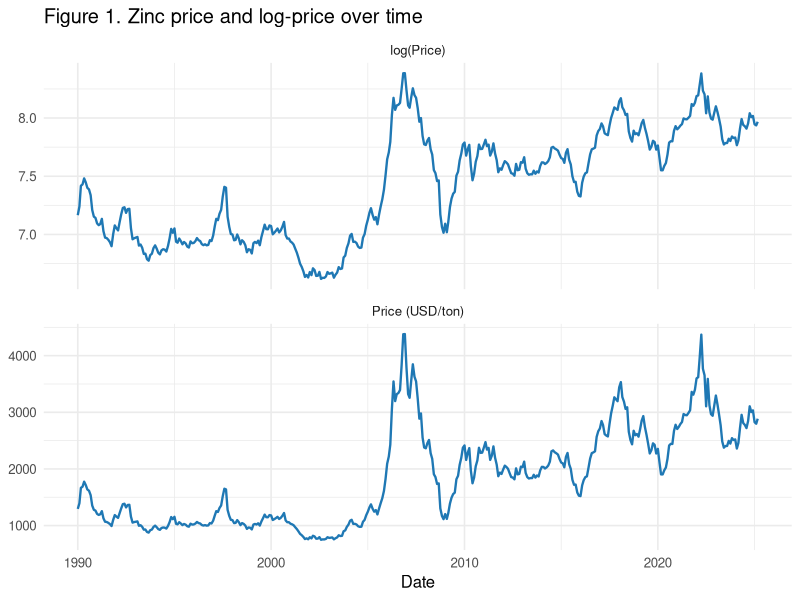
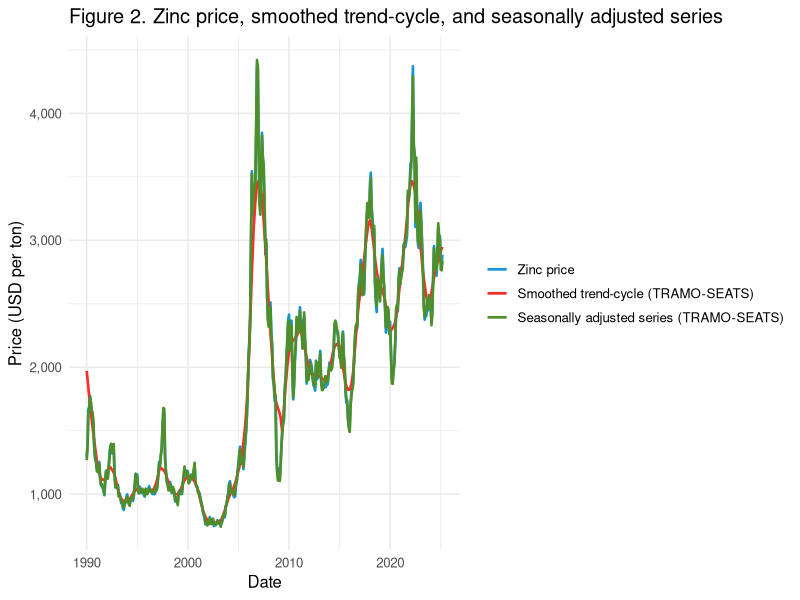
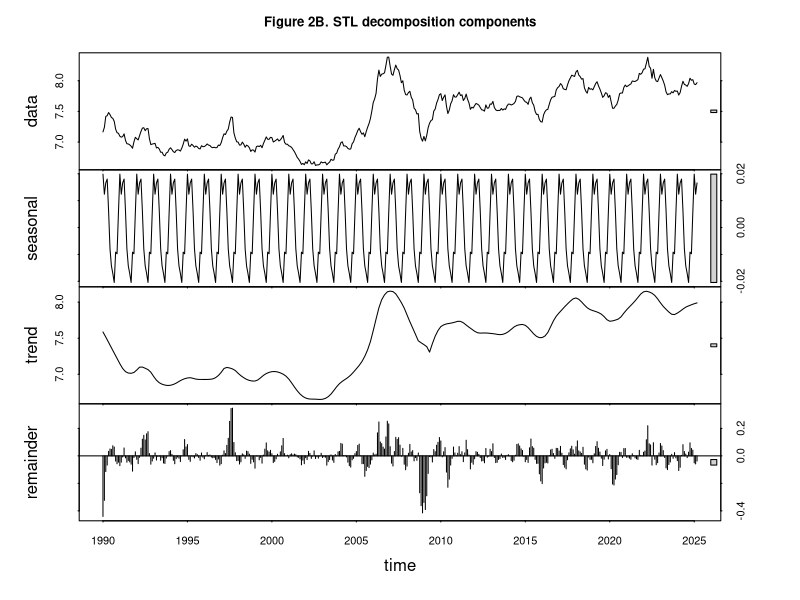

Write the R code that produced these figures, in order. (Note: this script raises an error after producing the figures.)
## ---- chunk 1
knitr::opts_chunk$set(
  echo = TRUE,
  warning = FALSE,
  message = FALSE,
  fig.width = 10,
  fig.height = 5,
  dpi = 120
)

required_packages <- c(
  "readr", "dplyr", "tidyr", "ggplot2", "forecast",
  "tseries", "urca", "knitr", "purrr", "tibble", "scales",
  "MASS", "lmtest"
)

missing_packages <- setdiff(required_packages, rownames(installed.packages()))
if (length(missing_packages) > 0) {
  stop(
    paste0(
      "Install missing packages before knitting: ",
      paste(missing_packages, collapse = ", ")
    )
  )
}

invisible(lapply(required_packages, library, character.only = TRUE))
invisible(Sys.setlocale("LC_TIME", "C"))

calc_metrics <- function(actual, predicted) {
  eps <- 1e-8
  tibble::tibble(
    MAE = mean(abs(actual - predicted), na.rm = TRUE),
    MSE = mean((actual - predicted)^2, na.rm = TRUE),
    RMSE = sqrt(mean((actual - predicted)^2, na.rm = TRUE)),
    MAPE = mean(abs(actual - predicted) / pmax(abs(actual), eps), na.rm = TRUE) * 100,
    AMAPE = mean(
      abs(actual - predicted) / pmax((abs(actual) + abs(predicted)) / 2, eps),
      na.rm = TRUE
    ) * 100
  )
}

run_bg_tests <- function(y, lags_adf = 0, max_bg_lag = 6) {
  y <- as.numeric(stats::na.omit(y))
  n <- length(y)

  if (n < (max_bg_lag + lags_adf + 6)) {
    stop("Series is too short for Breusch-Godfrey diagnostics.")
  }

  y_lag1 <- y[-n]
  y_diff <- diff(y)
  idx <- (lags_adf + 1):(n - 1)

  df_data <- data.frame(
    dy = y_diff[idx],
    y_1 = y_lag1[idx]
  )

  if (lags_adf >= 1) {
    for (j in seq_len(lags_adf)) {
      df_data[[paste0("dylag", j)]] <- y_diff[(lags_adf + 1 - j):(n - 1 - j)]
    }
  }

  model <- stats::lm(dy ~ ., data = df_data)

  purrr::map_dfr(seq_len(max_bg_lag), function(lag_val) {
    bg <- lmtest::bgtest(model, order = lag_val)
    tibble::tibble(
      lag = lag_val,
      statistic = as.numeric(bg$statistic),
      p_value = as.numeric(bg$p.value)
    )
  })
}

fmt_num <- function(x, digits = 3) {
  ifelse(is.na(x), "", format(round(x, digits), nsmall = digits, trim = TRUE))
}

fmt_p <- function(x) {
  ifelse(is.na(x), "", format(signif(x, 3), scientific = TRUE, trim = TRUE))
}

extract_first_column <- function(x) {
  if (is.matrix(x) || is.data.frame(x)) {
    return(as.numeric(x[, 1]))
  }
  as.numeric(x)
}
## ---- chunk 2
raw_data <- readr::read_csv("zinc_prices.csv", show_col_types = FALSE)

zinc_df <- raw_data %>%
  dplyr::transmute(
    date = as.Date(paste0("01-", Date), format = "%d-%b-%y"),
    price = as.numeric(gsub(",", ".", gsub("\\s+", "", Price)))
  ) %>%
  dplyr::arrange(date) %>%
  dplyr::mutate(log_price = log(price))

if (anyNA(zinc_df$date) || anyNA(zinc_df$price)) {
  stop("Date or price parsing generated missing values.")
}
if (any(zinc_df$price <= 0)) {
  stop("Non-positive prices detected. Log transformation is invalid.")
}
if (dplyr::n_distinct(zinc_df$date) != nrow(zinc_df)) {
  stop("Duplicate monthly timestamps detected.")
}

start_year <- as.integer(format(min(zinc_df$date), "%Y"))
start_month <- as.integer(format(min(zinc_df$date), "%m"))

price_ts <- ts(zinc_df$price, start = c(start_year, start_month), frequency = 12)
log_price_ts <- ts(zinc_df$log_price, start = c(start_year, start_month), frequency = 12)
diff_log_price_ts <- diff(log_price_ts)
## ---- chunk 3
qa_table <- tibble::tibble(
  metric = c(
    "Observations",
    "Start date",
    "End date",
    "Missing dates",
    "Missing prices",
    "Duplicate dates"
  ),
  value = c(
    nrow(zinc_df),
    as.character(min(zinc_df$date)),
    as.character(max(zinc_df$date)),
    sum(is.na(zinc_df$date)),
    sum(is.na(zinc_df$price)),
    nrow(zinc_df) - dplyr::n_distinct(zinc_df$date)
  )
)

knitr::kable(qa_table, caption = "Table QA. Input data quality checks")
## ---- chunk 4
plot_df <- zinc_df %>%
  dplyr::select(date, price, log_price) %>%
  tidyr::pivot_longer(cols = c(price, log_price), names_to = "series", values_to = "value") %>%
  dplyr::mutate(
    series = dplyr::recode(
      series,
      price = "Price (USD/ton)",
      log_price = "log(Price)"
    )
  )

ggplot2::ggplot(plot_df, ggplot2::aes(x = date, y = value)) +
  ggplot2::geom_line(color = "#1f78b4", linewidth = 0.8) +
  ggplot2::facet_wrap(~series, scales = "free_y", ncol = 1) +
  ggplot2::labs(
    title = "Figure 1. Zinc price and log-price over time",
    x = "Date",
    y = NULL
  ) +
  ggplot2::theme_minimal(base_size = 12)
## ---- chunk 5
stl_fit <- stats::stl(log_price_ts, s.window = "periodic", robust = TRUE)

seasonally_adjusted_log <- forecast::seasadj(stl_fit)
seasonally_adjusted_price <- exp(as.numeric(seasonally_adjusted_log))
trend_cycle_price <- exp(as.numeric(stl_fit$time.series[, "trend"]))

decomp_df <- tibble::tibble(
  date = zinc_df$date,
  original_price = zinc_df$price,
  trend_cycle_price = trend_cycle_price,
  sa_price = seasonally_adjusted_price
)

seasonality_strength <- max(
  0,
  1 - stats::var(stl_fit$time.series[, "remainder"], na.rm = TRUE) /
    stats::var(stl_fit$time.series[, "remainder"] + stl_fit$time.series[, "seasonal"], na.rm = TRUE)
)

decomp_summary <- tibble::tibble(
  metric = c(
    "Seasonality strength (0 to 1)",
    "Correlation original vs seasonally adjusted"
  ),
  value = c(
    round(seasonality_strength, 4),
    round(stats::cor(decomp_df$original_price, decomp_df$sa_price), 4)
  )
)

knitr::kable(decomp_summary, caption = "Table 2. Decomposition diagnostics")
## ---- chunk 6
figure2_df <- decomp_df %>%
  dplyr::transmute(
    date,
    `Zinc price` = original_price,
    `Smoothed trend-cycle (TRAMO-SEATS)` = trend_cycle_price,
    `Seasonally adjusted series (TRAMO-SEATS)` = sa_price
  ) %>%
  tidyr::pivot_longer(cols = -date, names_to = "series", values_to = "value") %>%
  dplyr::mutate(
    series = factor(
      series,
      levels = c(
        "Zinc price",
        "Smoothed trend-cycle (TRAMO-SEATS)",
        "Seasonally adjusted series (TRAMO-SEATS)"
      )
    )
  )

ggplot2::ggplot(figure2_df, ggplot2::aes(x = date, y = value, color = series)) +
  ggplot2::geom_line(linewidth = 0.9) +
  ggplot2::scale_color_manual(
    values = c(
      "Zinc price" = "#1496d4",
      "Smoothed trend-cycle (TRAMO-SEATS)" = "#ff2b2b",
      "Seasonally adjusted series (TRAMO-SEATS)" = "#4f8f29"
    )
  ) +
  ggplot2::scale_y_continuous(labels = scales::comma) +
  ggplot2::labs(
    title = "Figure 2. Zinc price, smoothed trend-cycle, and seasonally adjusted series",
    x = "Date",
    y = "Price (USD per ton)",
    color = NULL
  ) +
  ggplot2::theme_minimal(base_size = 12)
## ---- chunk 7
plot(stl_fit, main = "Figure 2B. STL decomposition components")
## ---- chunk 8
lambda_guerrero <- forecast::BoxCox.lambda(price_ts, method = "guerrero")

boxcox_table <- tibble::tibble(
  diagnostic = "Guerrero Box-Cox lambda",
  value = round(lambda_guerrero, 3),
  interpretation = ifelse(
    abs(lambda_guerrero) < 0.2,
    "Near zero: log transform is justified",
    "Not near zero: alternative transform should be evaluated"
  )
)

knitr::kable(boxcox_table, caption = "Table BC. Variance stabilization diagnostic")
## ---- chunk 9
price_clean <- stats::na.omit(zinc_df$price)
time_index <- seq_along(price_clean)
boxcox_model <- stats::lm(price_clean ~ time_index)

MASS::boxcox(
  boxcox_model,
  lambda = seq(-1, 1, 0.1),
  main = "Figure 3. Box-Cox test"
)
graphics::abline(v = lambda_guerrero, lty = 2, col = "firebrick")
## ---- chunk 10
bg_df_level <- run_bg_tests(log_price_ts, lags_adf = 0, max_bg_lag = 6)
bg_adf1_level <- run_bg_tests(log_price_ts, lags_adf = 1, max_bg_lag = 6)
bg_adf2_level <- run_bg_tests(log_price_ts, lags_adf = 2, max_bg_lag = 6)

bg_level_table <- tibble::tibble(
  Lag = bg_df_level$lag,
  `DF test - B-G statistic` = round(bg_df_level$statistic, 3),
  `DF test - p-value` = signif(bg_df_level$p_value, 4),
  `ADF test with 1 lag extension - B-G statistic` = round(bg_adf1_level$statistic, 3),
  `ADF test with 1 lag extension - p-value` = signif(bg_adf1_level$p_value, 4),
  `ADF test with 2 lag extensions - B-G statistic` = round(bg_adf2_level$statistic, 3),
  `ADF test with 2 lag extensions - p-value` = signif(bg_adf2_level$p_value, 4)
)

knitr::kable(
  bg_level_table,
  caption = "Table 1. Breusch-Godfrey residual diagnostics for DF and ADF models",
  digits = 4
)
## ---- chunk 11
adf_ur_level_l2 <- urca::ur.df(log_price_ts, type = "trend", lags = 2)

adf_level_critical_table <- tibble::tibble(
  `Test statistic value` = round(adf_ur_level_l2@teststat[1], 4),
  `1%` = round(adf_ur_level_l2@cval[1, "1pct"], 2),
  `5%` = round(adf_ur_level_l2@cval[1, "5pct"], 2),
  `10%` = round(adf_ur_level_l2@cval[1, "10pct"], 2)
)

knitr::kable(
  adf_level_critical_table,
  caption = "Table 2. ADF test with 2 lag extensions for log(price)",
  digits = 4
)
## ---- chunk 12
adf_level_tseries <- tseries::adf.test(log_price_ts, k = 2)
adf_diff_tseries <- tseries::adf.test(diff_log_price_ts, k = 2)

adf_tseries_table <- tibble::tibble(
  series = c("log(price)", "difference of log(price)"),
  statistic = c(unname(adf_level_tseries$statistic), unname(adf_diff_tseries$statistic)),
  p_value = c(adf_level_tseries$p.value, adf_diff_tseries$p.value)
)

knitr::kable(
  adf_tseries_table,
  caption = "Table ADF (tseries) for level and differenced series",
  digits = 4
)
## ---- chunk 13
diff_plot_df <- tibble::tibble(
  date = zinc_df$date[-1],
  diff_log = as.numeric(diff_log_price_ts)
)

ggplot2::ggplot(diff_plot_df, ggplot2::aes(x = date, y = diff_log)) +
  ggplot2::geom_line(color = "darkred", linewidth = 0.7) +
  ggplot2::labs(
    title = "Figure 4. Differenced zinc log-price series",
    x = "Year",
    y = expression(Delta ~ log(Price))
  ) +
  ggplot2::theme_minimal(base_size = 12)
## ---- chunk 14
bg_df_diff <- run_bg_tests(diff_log_price_ts, lags_adf = 0, max_bg_lag = 6)
bg_adf1_diff <- run_bg_tests(diff_log_price_ts, lags_adf = 1, max_bg_lag = 6)
bg_adf2_diff <- run_bg_tests(diff_log_price_ts, lags_adf = 2, max_bg_lag = 6)

bg_diff_table <- tibble::tibble(
  Lag = bg_df_diff$lag,
  `DF test - B-G statistic` = round(bg_df_diff$statistic, 3),
  `DF test - p-value` = signif(bg_df_diff$p_value, 4),
  `ADF test with 1 lag extension - B-G statistic` = round(bg_adf1_diff$statistic, 3),
  `ADF test with 1 lag extension - p-value` = signif(bg_adf1_diff$p_value, 4),
  `ADF test with 2 lag extensions - B-G statistic` = round(bg_adf2_diff$statistic, 3),
  `ADF test with 2 lag extensions - p-value` = signif(bg_adf2_diff$p_value, 4)
)

knitr::kable(
  bg_diff_table,
  caption = "Table 3. Breusch-Godfrey residual diagnostics for DF and ADF models",
  digits = 4
)
## ---- chunk 15
adf_ur_diff_l2 <- urca::ur.df(diff_log_price_ts, type = "trend", lags = 2)

adf_diff_critical_table <- tibble::tibble(
  `Test statistic value` = round(adf_ur_diff_l2@teststat[1], 4),
  `1%` = round(adf_ur_diff_l2@cval[1, "1pct"], 2),
  `5%` = round(adf_ur_diff_l2@cval[1, "5pct"], 2),
  `10%` = round(adf_ur_diff_l2@cval[1, "10pct"], 2)
)

knitr::kable(
  adf_diff_critical_table,
  caption = "Table 4. ADF test with 2 lag extensions for differenced log(price)",
  digits = 4
)
## ---- chunk 16
lb_diff <- stats::Box.test(diff_log_price_ts, lag = 20, type = "Ljung-Box")

cat("### Figure 5. Portmanteau (Ljung-Box) test\n\n")
cat("```\n")
cat(paste(capture.output(lb_diff), collapse = "\n"))
cat("\n```\n")
## ---- chunk 17
old_par <- par(no.readonly = TRUE)
par(mfrow = c(1, 2))
acf(diff_log_price_ts, lag.max = 48, main = "Figure 6. ACF for differenced series")
pacf(diff_log_price_ts, lag.max = 48, main = "Figure 7. PACF for differenced series")
par(old_par)
## ---- chunk 18
h <- 12
n <- length(log_price_ts)

if (n <= h) {
  stop("Not enough observations for a 12-month holdout split.")
}

train_log <- ts(
  head(as.numeric(log_price_ts), n - h),
  start = start(log_price_ts),
  frequency = 12
)

test_log <- tail(as.numeric(log_price_ts), h)
test_dates <- tail(zinc_df$date, h)

candidate_orders <- tibble::tibble(
  model = c("ARIMA(1,1,1)", "ARIMA(1,1,2)", "ARIMA(4,1,1)", "ARIMA(4,1,2)"),
  p = c(1, 1, 4, 4),
  d = c(1, 1, 1, 1),
  q = c(1, 2, 1, 2)
)

safe_arima <- purrr::possibly(
  function(p, d, q) {
    forecast::Arima(train_log, order = c(p, d, q), include.drift = FALSE)
  },
  otherwise = NULL
)

candidate_orders <- candidate_orders %>%
  dplyr::mutate(fit = purrr::pmap(list(p, d, q), safe_arima)) %>%
  dplyr::filter(!purrr::map_lgl(fit, is.null))

if (nrow(candidate_orders) == 0) {
  stop("No ARIMA model converged for the candidate set.")
}

model_fit_list <- candidate_orders$fit
names(model_fit_list) <- candidate_orders$model

model_fc_list <- purrr::map(model_fit_list, forecast::forecast, h = h)

model_results <- purrr::imap_dfr(model_fit_list, function(fit, model_name) {
  fc <- model_fc_list[[model_name]]
  m <- calc_metrics(test_log, as.numeric(fc$mean))
  lb <- stats::Box.test(
    residuals(fit),
    lag = 20,
    type = "Ljung-Box",
    fitdf = length(coef(fit))
  )

  tibble::tibble(
    model = model_name,
    AIC = as.numeric(AIC(fit)),
    BIC = as.numeric(BIC(fit)),
    logLik = as.numeric(logLik(fit)),
    MAE = m$MAE,
    MSE = m$MSE,
    RMSE = m$RMSE,
    MAPE = m$MAPE,
    AMAPE = m$AMAPE,
    Ljung_Box_p = as.numeric(lb$p.value)
  )
}) %>%
  dplyr::arrange(RMSE, AIC)

best_model_name <- dplyr::slice(model_results, 1)$model[[1]]
best_fit <- model_fit_list[[best_model_name]]
best_holdout_fc <- model_fc_list[[best_model_name]]
## ---- chunk 19
extract_model_coefficients <- function(fit, model_name) {
  coef_test <- lmtest::coeftest(fit)
  stat_col <- intersect(c("z value", "t value"), colnames(coef_test))[1]
  p_col <- intersect(c("Pr(>|z|)", "Pr(>|t|)"), colnames(coef_test))[1]

  tibble::tibble(
    model = model_name,
    parameter = rownames(coef_test),
    z_value = as.numeric(coef_test[, stat_col]),
    p_value = as.numeric(coef_test[, p_col])
  )
}

map_param_label <- function(x) {
  dplyr::recode(
    x,
    ar1 = "AR L1",
    ar2 = "AR L2",
    ar3 = "AR L3",
    ar4 = "AR L4",
    ma1 = "MA L1",
    ma2 = "MA L2",
    .default = x
  )
}

parameter_rows <- c("AR L1", "MA L1", "MA L2", "AR L2", "AR L3", "AR L4", "Log-likelihood")

estimation_table <- tibble::tibble(Parameter = parameter_rows)

for (model_name in candidate_orders$model) {
  fit <- model_fit_list[[model_name]]
  coef_tbl <- extract_model_coefficients(fit, model_name) %>%
    dplyr::mutate(label = map_param_label(parameter))

  z_vec <- setNames(rep("", length(parameter_rows)), parameter_rows)
  p_vec <- setNames(rep("", length(parameter_rows)), parameter_rows)

  for (i in seq_len(nrow(coef_tbl))) {
    lbl <- coef_tbl$label[i]
    if (lbl %in% names(z_vec)) {
      z_vec[[lbl]] <- fmt_num(coef_tbl$z_value[i], 3)
      p_vec[[lbl]] <- fmt_p(coef_tbl$p_value[i])
    }
  }

  z_vec[["Log-likelihood"]] <- format(round(as.numeric(logLik(fit)), 0), trim = TRUE)
  p_vec[["Log-likelihood"]] <- ""

  estimation_table[[paste0(model_name, " Z")]] <- unname(z_vec[parameter_rows])
  estimation_table[[paste0(model_name, " p-value")]] <- unname(p_vec[parameter_rows])
}

knitr::kable(
  estimation_table,
  caption = "Table 5. ARIMA model estimation results",
  align = "lcccccccc"
)
## ---- chunk 20
portmanteau_lines <- purrr::imap_chr(model_fit_list, function(fit, model_name) {
  lb <- stats::Box.test(
    residuals(fit),
    lag = 20,
    type = "Ljung-Box",
    fitdf = length(coef(fit))
  )
  paste0(
    "========== ", model_name, " ==========\n",
    paste(capture.output(lb), collapse = "\n")
  )
})

cat("### Figure 8. Portmanteau (Ljung-Box) tests\n\n")
cat("```\n")
cat(paste(portmanteau_lines, collapse = "\n\n"))
cat("\n```\n")
## ---- chunk 21
aic_bic_table <- model_results %>%
  dplyr::select(model, AIC, BIC) %>%
  dplyr::arrange(AIC)

knitr::kable(
  aic_bic_table,
  digits = 3,
  caption = "Table 6. AIC and BIC information criteria for ARIMA models"
)
## ---- chunk 22
train_log_vec <- as.numeric(train_log)
test_log_vec <- as.numeric(test_log)
last_train_log <- tail(train_log_vec, 1)

test_diff_actual <- c(test_log_vec[1] - last_train_log, diff(test_log_vec))

pred_diff_by_model <- purrr::imap(model_fc_list, function(fc, model_name) {
  pred_log <- as.numeric(fc$mean)
  c(pred_log[1] - last_train_log, diff(pred_log))
})

diff_dates_full <- zinc_df$date[-1]
train_diff_full <- as.numeric(diff(train_log_vec))
train_diff_dates <- diff_dates_full[seq_along(train_diff_full)]

tail_len <- min(24, length(train_diff_full))

plot_diff_df <- dplyr::bind_rows(
  tibble::tibble(
    date = tail(train_diff_dates, tail_len),
    value = tail(train_diff_full, tail_len),
    series = "Observed (train)"
  ),
  tibble::tibble(
    date = test_dates,
    value = test_diff_actual,
    series = "Observed (test)"
  ),
  purrr::imap_dfr(pred_diff_by_model, function(pred, model_name) {
    tibble::tibble(
      date = test_dates,
      value = pred,
      series = paste("Forecast", model_name)
    )
  })
)

color_map <- c(
  "Observed (train)" = "#4A90E2",
  "Observed (test)" = "#FF66CC",
  "Forecast ARIMA(1,1,1)" = "#E41A1C",
  "Forecast ARIMA(1,1,2)" = "#4DAF4A",
  "Forecast ARIMA(4,1,1)" = "#377EB8",
  "Forecast ARIMA(4,1,2)" = "#00BFC4"
)

ggplot2::ggplot(plot_diff_df, ggplot2::aes(x = date, y = value, color = series)) +
  ggplot2::geom_line(linewidth = 0.9) +
  ggplot2::geom_vline(xintercept = min(test_dates), linetype = "dashed", color = "#e31a1c") +
  ggplot2::scale_color_manual(values = color_map) +
  ggplot2::labs(
    title = "Figure 9. Forecasted value of the differenced series",
    x = "Year",
    y = expression(Delta ~ log(Price)),
    color = "Legend"
  ) +
  ggplot2::theme_minimal(base_size = 12)
## ---- chunk 23
errors_diff_table <- purrr::imap_dfr(pred_diff_by_model, function(pred, model_name) {
  calc_metrics(test_diff_actual, pred) %>%
    dplyr::mutate(model = model_name)
}) %>%
  dplyr::select(model, MAE, MSE, MAPE, AMAPE) %>%
  dplyr::arrange(MSE)

knitr::kable(
  errors_diff_table,
  digits = 4,
  caption = "Table 7. Forecast errors for the differenced series across ARIMA models"
)
## ---- chunk 24
actual_level <- exp(test_log_vec)

pred_level_by_model <- purrr::map(model_fc_list, ~exp(as.numeric(.x$mean)))

errors_level_table <- purrr::imap_dfr(pred_level_by_model, function(pred, model_name) {
  calc_metrics(actual_level, pred) %>%
    dplyr::mutate(model = model_name)
}) %>%
  dplyr::select(model, MAE, MSE, MAPE, AMAPE) %>%
  dplyr::arrange(MSE)

knitr::kable(
  errors_level_table,
  digits = 4,
  caption = "Table 8. Forecast errors for the non-differenced series across ARIMA models"
)
## ---- chunk 25
best_lb <- stats::Box.test(
  residuals(best_fit),
  lag = 20,
  type = "Ljung-Box",
  fitdf = length(coef(best_fit))
)

best_model_table <- tibble::tibble(
  selected_model = best_model_name,
  holdout_rmse_log = round(model_results %>% dplyr::filter(model == best_model_name) %>% dplyr::pull(RMSE), 4),
  holdout_mape_log = round(model_results %>% dplyr::filter(model == best_model_name) %>% dplyr::pull(MAPE), 4),
  residual_ljung_box_p = round(best_lb$p.value, 4)
)

knitr::kable(best_model_table, caption = "Table 8A. Selected ARIMA diagnostics")
## ---- chunk 26
auto_fit <- forecast::auto.arima(train_log, seasonal = FALSE)
auto_fc <- forecast::forecast(auto_fit, h = h)

holt_fit <- forecast::holt(train_log, h = h, damped = TRUE, initial = "optimal")

benchmark_log <- dplyr::bind_rows(
  calc_metrics(test_log_vec, as.numeric(best_holdout_fc$mean)) %>% dplyr::mutate(model = best_model_name),
  calc_metrics(test_log_vec, as.numeric(auto_fc$mean)) %>% dplyr::mutate(model = "auto.arima"),
  calc_metrics(test_log_vec, as.numeric(holt_fit$mean)) %>% dplyr::mutate(model = "Holt (damped)")
) %>%
  dplyr::select(model, MAE, MSE, RMSE, MAPE, AMAPE) %>%
  dplyr::arrange(RMSE)

benchmark_level <- dplyr::bind_rows(
  calc_metrics(actual_level, exp(as.numeric(best_holdout_fc$mean))) %>% dplyr::mutate(model = best_model_name),
  calc_metrics(actual_level, exp(as.numeric(auto_fc$mean))) %>% dplyr::mutate(model = "auto.arima"),
  calc_metrics(actual_level, exp(as.numeric(holt_fit$mean))) %>% dplyr::mutate(model = "Holt (damped)")
) %>%
  dplyr::select(model, MAE, MSE, RMSE, MAPE, AMAPE) %>%
  dplyr::arrange(RMSE)

knitr::kable(benchmark_log, digits = 4, caption = "Table 9A. Benchmark comparison (log scale)")
knitr::kable(benchmark_level, digits = 4, caption = "Table 9B. Benchmark comparison (USD levels)")
## ---- chunk 27
holt_fitted_log <- extract_first_column(holt_fit$fitted)

train_level_actual <- exp(train_log_vec)
train_level_fitted <- exp(holt_fitted_log)
fit_idx <- which(!is.na(train_level_actual) & !is.na(train_level_fitted))

holt_train_metrics <- calc_metrics(train_level_actual[fit_idx], train_level_fitted[fit_idx])
holt_test_metrics <- calc_metrics(actual_level, exp(as.numeric(holt_fit$mean)))

table_11 <- tibble::tibble(
  Metric = c("MAE", "MSE", "MAPE", "AMAPE"),
  `Fit (train)` = c(
    holt_train_metrics$MAE,
    holt_train_metrics$MSE,
    holt_train_metrics$MAPE,
    holt_train_metrics$AMAPE
  ),
  `Forecast error (test)` = c(
    holt_test_metrics$MAE,
    holt_test_metrics$MSE,
    holt_test_metrics$MAPE,
    holt_test_metrics$AMAPE
  )
)

knitr::kable(
  table_11,
  digits = 4,
  caption = "Table 11. Fit and forecast errors for the Holt model"
)
## ---- chunk 28
holt_future <- forecast::forecast(holt_fit, h = h, level = c(80, 95))

train_dates <- zinc_df$date[1:(n - h)]
history_tail <- tibble::tibble(
  date = tail(train_dates, min(36, length(train_dates))),
  value = tail(train_log_vec, min(36, length(train_log_vec)))
)

holt_fc_df <- tibble::tibble(
  date = test_dates,
  point = as.numeric(holt_future$mean),
  lo80 = as.numeric(holt_future$lower[, "80%"]),
  hi80 = as.numeric(holt_future$upper[, "80%"]),
  lo95 = as.numeric(holt_future$lower[, "95%"]),
  hi95 = as.numeric(holt_future$upper[, "95%"])
)

ggplot2::ggplot() +
  ggplot2::geom_line(
    data = history_tail,
    ggplot2::aes(x = date, y = value),
    color = "#4d4d4d",
    linewidth = 0.8
  ) +
  ggplot2::geom_ribbon(
    data = holt_fc_df,
    ggplot2::aes(x = date, ymin = lo95, ymax = hi95),
    fill = "#a6a6ff",
    alpha = 0.45
  ) +
  ggplot2::geom_ribbon(
    data = holt_fc_df,
    ggplot2::aes(x = date, ymin = lo80, ymax = hi80),
    fill = "#4d4dff",
    alpha = 0.45
  ) +
  ggplot2::geom_line(
    data = holt_fc_df,
    ggplot2::aes(x = date, y = point),
    color = "#3030c0",
    linewidth = 0.9
  ) +
  ggplot2::labs(
    title = "Figure 11. Holt forecast for log(price)",
    x = "Year",
    y = "log(Price)"
  ) +
  ggplot2::theme_minimal(base_size = 12)
## ---- chunk 29
sessionInfo()
